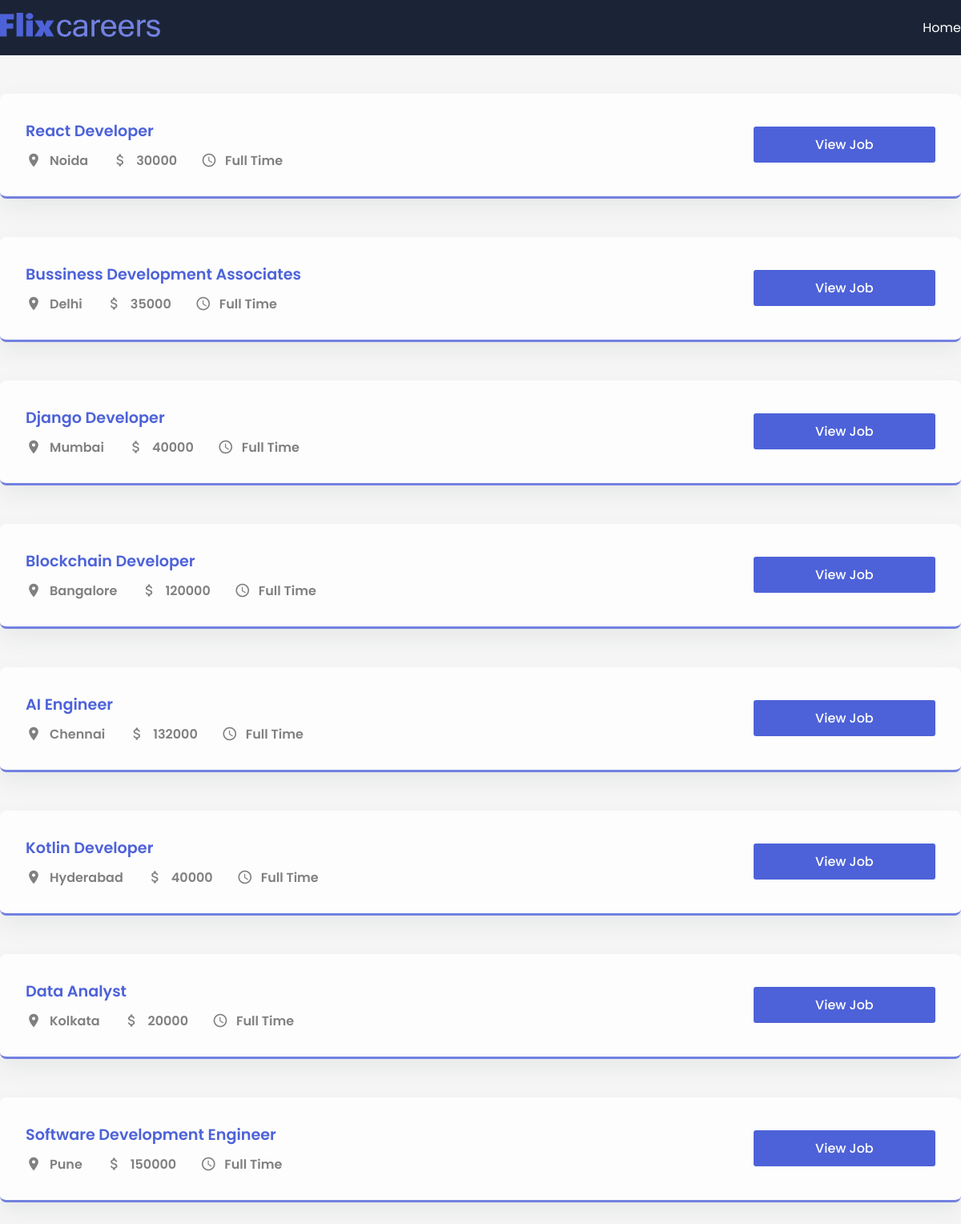
The page / on the database its author committed.
### app/models.py (models this page shows, shortened)
class jobPost(models.Model):
    JOB_TYPE = [
        ('Full Time', 'Full Time'),
        ('Part Time', 'Part Time'),
    ]
    title = models.CharField(max_length=255)
    description = models.TextField()
    date = models.DateTimeField(auto_now_add=True)
    salary = models.IntegerField()
    slug = models.SlugField(null=True, max_length=40, unique=True)
    location = models.OneToOneField(
        Location, on_delete=models.CASCADE, null=True)  # type: ignore
    author = models.ForeignKey(Author, on_delete=models.CASCADE, null=True)
    skills = models.ManyToManyField(Skills)
    type = models.CharField(max_length=200, null=False, choices=JOB_TYPE)

class Location(models.Model):
    city = models.CharField(max_length=200)
    state = models.CharField(max_length=200)
    country = models.CharField(max_length=200)
    pin_code = models.CharField(max_length=8)

### app/views.py (the view)
# urls.py: path('', views.job_list, name='jobs_home'),
def job_list(request):
    jobs = jobPost.objects.all()
    context = {"jobs": jobs}
    return render(request, "app/index.html", context)

### app/templates/app/index.html
{% extends 'base.html' %} {% block title %}FlixCareers|Home {% endblock title %}
{% block content %}
<section>
  <div class="container">
    {% for job in jobs %}
    <div class="post">
      <div class="job-info">
        <h1 class="job-title">{{job.title}}</h1>
        <div class="job-des">
          <div class="location item">
            <span class="material-icons"> place </span>
            <p>{{job.location.city}}</p>
          </div>
          <div class="budget item">
            <span class="material-icons"> attach_money </span>
            <p>{{job.salary}}</p>
          </div>
          <div class="time item">
            <span class="material-icons"> schedule </span>
            <p>{{job.type}}</p>
          </div>
        </div>
      </div>
      <div class="buttons">
        <button class="apply">
          <a href="{% url 'jobs_detail' forloop.counter %}">View Job</a>
        </button>
      </div>
    </div>
    {% endfor %}
  </div>
</section>
{% endblock content %}

### templates/base.html (shortened to what this page needs)
{% load static %}
<!DOCTYPE html>
<html lang="en">
  <head>
    <link rel="stylesheet" href="{% static 'app/style.css' %}" />
  </head>
  <body>
    <header>
      <nav>
        <div class="container">
          <div class="logo">
            <img src="{% static 'app/logo.svg' %}" alt="" />
          </div>
          <div class="links">
            <a href="{% url 'jobs_home' %}">Home</a>
          </div>
        </div>
      </nav>
    </header>
    {% block content %} {% endblock content %}
  </body>
</html>

### app/static/app/style.css (style rules this page uses)
* { margin: 0; padding: 0; box-sizing: border-box; font-family: "Poppins", sans-serif; }
:root { --blue: #4d62d8; --lblue: #7281e0; --card: #fdfdfd; --shadow: #64646f17 0px 12px 29px 0px; --nav: #1b2436; }
body { background: #f5f6f5; }
button { border: none; outline: none; cursor: pointer; border-radius: 3px; }
nav { background: var(--nav); padding: 1em 0; }
a { text-decoration: none; color: white; }
.container { max-width: 1200px; margin: auto; }
nav .container { display: flex; align-items: center; justify-content: space-between; color: white; }
.logo { width: 200px; }
img { width: 100%; }
.links { display: flex; align-items: center; justify-content: center; }
.links a { color: white; margin-left: 30px; font-size: 1rem; font-weight: 400; }
.post { background: var(--card); border-radius: 8px; padding: 2em; box-shadow: var(--shadow); margin-top: 3em; display: grid; align-items: center; grid-template-columns: 8fr 2fr; border-bottom: 3px solid var(--lblue); }
.buttons { display: grid; grid-template-columns: repeat(1, 1fr); gap: 20px; }
.post:last-child { margin-bottom: 5em; }
.item { display: flex; align-items: center; margin-left: 30px; }
.item:first-child { margin-left: 0; }
.job-des { display: flex; align-items: center; }
.item span { margin-right: 10px; font-size: 20px !important; color: gray; }
.item p { font-size: 1rem; font-weight: 600; color: gray; }
.apply { background: var(--blue); height: 45px; padding: 0 40px; color: white; font-size: 1rem; font-weight: 500; }
.job-title { font-size: 1.2rem; font-weight: 600; margin-bottom: 10px; color: var(--blue); }
button { cursor: pointer; }

### rows shown on the page
jobPost: title "React Developer", location.city "Noida", salary "30000", type "Full Time"
jobPost: title "Bussiness Development Associates", location.city "Delhi", salary "35000", type "Full Time"
jobPost: title "Django Developer", location.city "Mumbai", salary "40000", type "Full Time"
jobPost: title "Blockchain Developer", location.city "Bangalore", salary "120000", type "Full Time"
jobPost: title "AI Engineer", location.city "Chennai", salary "132000", type "Full Time"
jobPost: title "Kotlin Developer", location.city "Hyderabad", salary "40000", type "Full Time"
jobPost: title "Data Analyst", location.city "Kolkata", salary "20000", type "Full Time"
jobPost: title "Software Development Engineer", location.city "Pune", salary "150000", type "Full Time"
